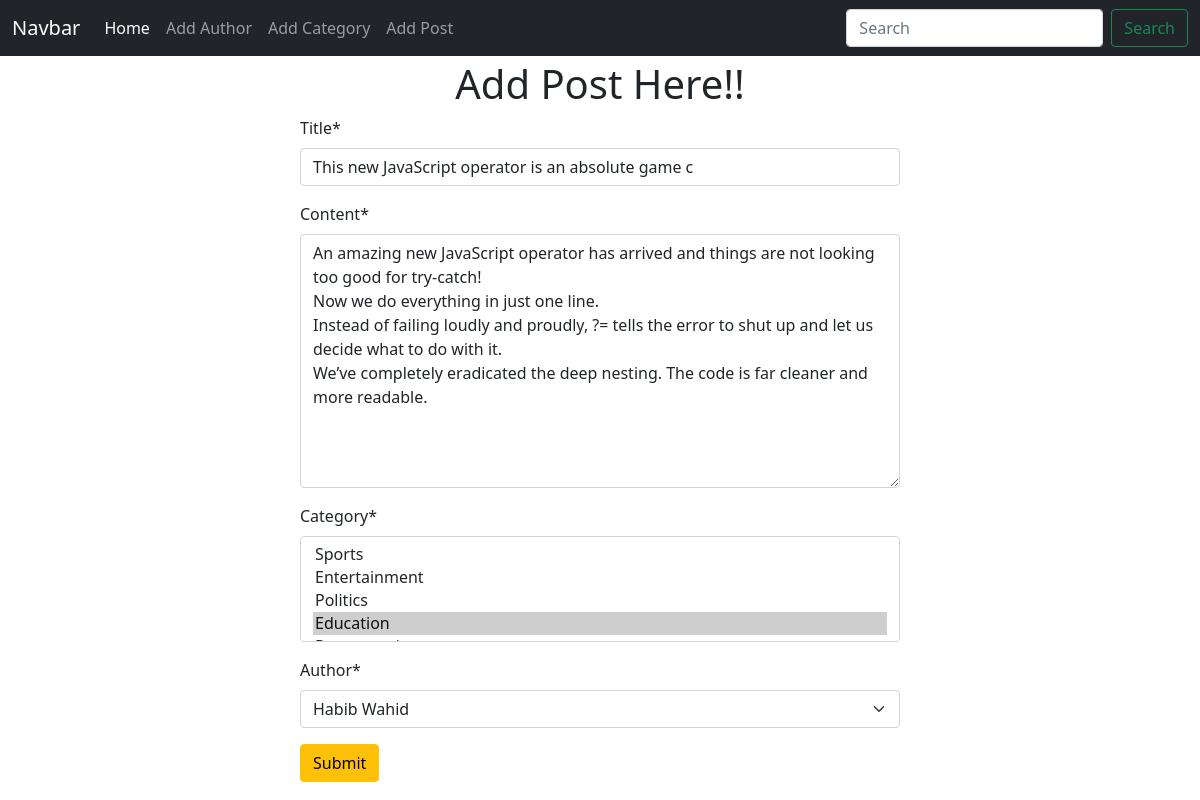
The app's page /post/edit/2 with its own data.
### posts/models.py (models this page shows, shortened)
class Post(models.Model):
    title = models.CharField(max_length=50)
    content = models.TextField()
    category = models.ManyToManyField(Category)
    author = models.ForeignKey(Author, on_delete=models.CASCADE)

### posts/views.py (the view)
# urls.py: path("edit/<int:id>", views.edit_post, name="edit_post"),
def edit_post(request, id):
    post = models.Post.objects.get(pk=id)
    post_form = forms.PostForm(instance=post)
    if request.method == "POST":
        post_form = forms.PostForm(request.POST, instance=post)
        if post_form.is_valid():
            post_form.save()
            return redirect("homepage")
    return render(request, "add_post.html", {"form": post_form})

### posts/forms.py
class PostForm(forms.ModelForm):
    class Meta:
        model = Post
        fields = "__all__"

### author/models.py (called while the page is built)
    def __str__(self):
        return self.name

### categories/models.py (called while the page is built)
    def __str__(self):
        return self.name

### posts/templates/add_post.html
{% extends "base.html" %} {% block content %} {% load crispy_forms_tags %}
<h1 class="mt-1 text-center">Add Post Here!!</h1>
<form style="width: 50%; margin: auto" method="post">
  {% csrf_token %} {{form | crispy}}
  <button class="btn btn-warning">Submit</button>
</form>
{% endblock content %}

### records on screen
Post: title "This new JavaScript operator is an absolute game c", content "An amazing new JavaScript operator has arrived and things are not looking too good for try-catch! Now we do everything in just one line. Instead of failing loudly and proudly, ?= tells the error to shut up and let us decide what to do with it. We’ve completely eradicated the deep nesting. The code is far cleaner and more readable.", author "Habib Wahid"
